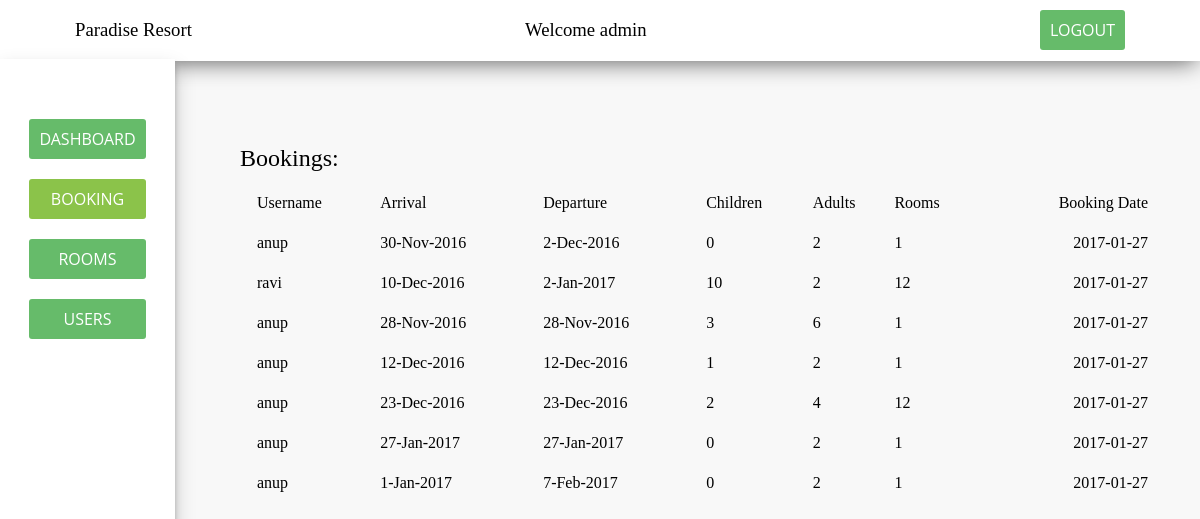
/admin/booking.php (signed in), run on the app's committed database.
### tables this page shows
CREATE TABLE `booking` (
  `user_name` varchar(20) NOT NULL,
  `check_in_day` int(10) NOT NULL,
  `check_in_month` varchar(20) NOT NULL,
  `check_in_year` int(20) NOT NULL,
  `check_out_day` int(20) NOT NULL,
  `check_out_month` varchar(20) NOT NULL,
  `check_out_year` int(20) NOT NULL,
  `no_children` int(20) NOT NULL,
  `no_male` int(20) NOT NULL,
  `no_female` int(20) NOT NULL,
  `no_deluxe_room` int(20) NOT NULL,
  `no_db_room` int(20) NOT NULL,
  `no_suite_room` int(20) NOT NULL,
  `no_luxury_room` int(20) NOT NULL,
  `no_superior_room` int(20) NOT NULL,
  `no_premier_room` int(20) NOT NULL,
  `total_rooms_booked` int(20) NOT NULL,
  `booking_date` varchar(20) NOT NULL
);

### db/database_core.php (called while the page is built, shortened)
<?php
$username="root";
$server="localhost";
$password="";
$conn= new mysqli($server,$username,$password);
$conn->select_db("paradise_reservation");
$sql_user_booking = "SELECT * FROM booking";
$user_booking_result = $conn->query($sql_user_booking);
$user_booking = $conn->query($sql_user_booking);

### db/admin_database.php (called while the page is built, shortened)
<?php require_once('database_core.php'); ?>
<?php
$alert["dashboard-rooms"] = "";
if($user_booking_result->num_rows>0){
while($row=$user_booking_result->fetch_assoc())
{
	$booking_date = $row['booking_date'];
}}
else{
	$alert["dashboard-rooms"] = "NO rooms booked";
}
?>

### admin/booking.php (the view, shortened to what this page needs)
<!DOCTYPE html>
<html lang="en">
  <head>
    <link rel="stylesheet" href="../css/style.css">
</head>
<body class="admin-dashboard booking-page">
<?php require_once('../db/admin_database.php'); ?>
<?php
 if(isset($_SESSION['admin']) && !empty($_SESSION['admin']))
 {
 ?>
<nav>
  <div class="container">
    <div class="row">
    <div class="col-4">
    <h3>Paradise Resort</h3>
    </div>
    <div class="col-4 col-offset-1">
    <h3>Welcome <?php echo $_SESSION["admin"]; ?></h3>
    </div>
    <div class="col-3">
    <ul>
      <li><form action="dashboard.php" method="post">
        <input type="submit" value="LOGOUT" class="btn" name="logout">
      </form></li>
    </ul>
    </div>
    </div>
  </div>
</nav>
<div class="container-fluid">
  <div class="row">
    <div class="col-2">
      <div class="sidebar text-center">
      <form action="dashboard.php" method="post">
        <input type="submit" class="btn dashboard-link" value="DASHBOARD" name="dashboard">
        <input type="submit" class="btn booking-link" value="BOOKING" name="booking">
        <input type="submit" class="btn rooms-link" value="ROOMS" name="rooms">
        <input type="submit" class="btn users-link" value="USERS" name="users">
        </form>
      </div>
    </div>
    <div class="col-10 content">
    <?php
 $alert["no-booking"] = "";
     ?>
    <h2>Bookings:</h2>
        <div class="col-12">
          <table>
            <tr><td>Username</td><td>Arrival</td><td>Departure</td><td>Children</td><td>Adults</td><td>Rooms</td><td>Booking Date</td></tr>
            <?php
if($user_booking->num_rows>0){
while($row=$user_booking->fetch_assoc())
{
  $user_name = $row['user_name'];
  $check_in_day = $row['check_in_day'];
  $check_in_month = $row['check_in_month'];
  $check_in_year = $row['check_in_year'];
  $check_out_day = $row['check_out_day'];
  $check_out_month = $row['check_out_month'];
  $check_out_year = $row['check_out_year'];
  $no_children = $row['no_children'];
  $no_male = $row['no_male'];
  $no_female = $row['no_female'];
  $adults = $no_male + $no_female;
  $total_rooms = $row['total_rooms_booked'];
         ?>
            <tr><td><?php echo "$user_name"; ?></td><td><?php echo "$check_in_day-$check_in_month-$check_in_year"; ?></td><td><?php echo "$check_out_day-$check_out_month-$check_out_year"; ?></td><td><?php echo "$no_children"; ?></td><td><?php echo "$adults"; ?></td><td><?php echo "$total_rooms"; ?></td><td><?php echo "$booking_date"; ?></td></tr>
          <?php }}
else{
  $alert["no-booking"] = "No bookings";
}
           ?>
           </table>
        </div>
    </div>
  </div>
</div>
<?php }
else{
    echo "<div class=\"text-center\" style=\"margin-top: 200px;font-size:20px;\"> You must be logged in to continue || <a href=\"index.php\">LOGIN</a></div>";
}
?>
</body>
</html>

### css/style.css (style rules this page uses)
body { margin: 0; background: rgba(248, 248, 248, 1); font-size: 16px; }
* { -webkit-box-sizing: border-box; -moz-box-sizing: border-box; box-sizing: border-box; }
h1,h2,h3,h4,h5,h6,p,ul,form { margin: 0; padding: 0; }
input { font-family: 'Open Sans', sans-serif; }
.btn { display: inline-block; background-color: #66bb6a; color: #fff; font-size: 16px; border: none; padding: 0 10px; border-radius: 3px; height: 40px; line-height: 40px; transition: .4s; }
.text-center { text-align: center; }
table { width: 100%; max-width: 100%; }
table tr td { padding: 10px 0; }
table tr td:last-child { text-align: right; }
.row:after, .container:after, .container-fluid:after { display: table; content: " "; clear: both; }
.container { padding-right: 15px; padding-left: 15px; margin-right: auto; max-width: 1080px; margin-left: auto; }
.container-fluid { margin-right: auto; margin-left: auto; }
.row { margin-right: -15px; margin-left: -15px; }
.col-1, .col-2, .col-3, .col-4, .col-5, .col-6, .col-7, .col-8, .col-9, .col-10, .col-11, .col-12 { position: relative; min-height: 1px; float: left; padding-right: 15px; padding-left: 15px; }
.col-12 { width: 100%; }
.col-10 { width: 83.33333333%; }
.col-4 { width: 33.33333333%; }
.col-3 { width: 25%; }
.col-2 { width: 16.66666667%; }
.col-offset-1 { margin-left: 8.33333333%; }
nav { background-color: #fff; -webkit-box-shadow: 0px 5px 23px -4px rgba(0,0,0,0.64); -moz-box-shadow: 0px 5px 23px -4px rgba(0,0,0,0.64); box-shadow: 0px 5px 23px -4px rgba(0,0,0,0.64); }
input[type="submit"] { border: none; display: inline-block; background-color: #66bb6a; color: #fff; font-size: 16px; height: 40px; line-height: 40px; margin-top: 20px; transition: .4s; }
.services h4,h3 { color: #fff; font-weight: 400; }
.admin-dashboard nav { line-height: 60px; }
.admin-dashboard nav ul { float: right; }
.admin-dashboard nav ul li { list-style: none; float: left; }
.admin-dashboard form { display: inline-block; margin-top: -10px; }
.admin-dashboard h3 { display: inline-block; color: #000; }
.sidebar { background-color: #fff; box-shadow: 0 10px 20px rgba(0,0,0,0.19), 0 6px 6px rgba(0,0,0,0.23); margin-top: -2px; height: 100vh; padding: 20px 0; }
.sidebar form { margin-top: 20px; }
.sidebar form input { margin-bottom: 20px; display: block; width: 100%; }
.content { padding: 50px; }
.dashboard-page .sidebar .dashboard-link, .booking-page .sidebar .booking-link, .users-page .sidebar .users-link, .rooms-page .sidebar .rooms-link { background-color: #8bc34a; }
.content h1, .content h2, .content h3, .content h4 { font-weight: 400; margin: 10px 0; }

### data on the page
booking: user_name "anup", check_in_day "30", check_in_month "Nov", check_in_year "2016", check_out_day "2", check_out_month "Dec", check_out_year "2016", no_children "0", adults "2", total_rooms_booked "1"
booking: booking_date "2017-01-27", user_name "anup", check_in_day "1", check_in_month "Jan", check_in_year "2017", check_out_day "7", check_out_month "Feb", check_out_year "2017", no_children "0", adults "2", total_rooms_booked "1"
booking: user_name "ravi", check_in_day "10", check_in_month "Dec", check_in_year "2016", check_out_day "2", check_out_month "Jan", check_out_year "2017", no_children "10", adults "2", total_rooms_booked "12"
booking: user_name "anup", check_in_day "28", check_in_month "Nov", check_in_year "2016", check_out_day "28", check_out_month "Nov", check_out_year "2016", no_children "3", adults "6", total_rooms_booked "1"
booking: user_name "anup", check_in_day "12", check_in_month "Dec", check_in_year "2016", check_out_day "12", check_out_month "Dec", check_out_year "2016", no_children "1", adults "2", total_rooms_booked "1"
booking: user_name "anup", check_in_day "23", check_in_month "Dec", check_in_year "2016", check_out_day "23", check_out_month "Dec", check_out_year "2016", no_children "2", adults "4", total_rooms_booked "12"
booking: user_name "anup", check_in_day "27", check_in_month "Jan", check_in_year "2017", check_out_day "27", check_out_month "Jan", check_out_year "2017", no_children "0", adults "2", total_rooms_booked "1"

### other printed values
$_SESSION["admin"] "admin"
